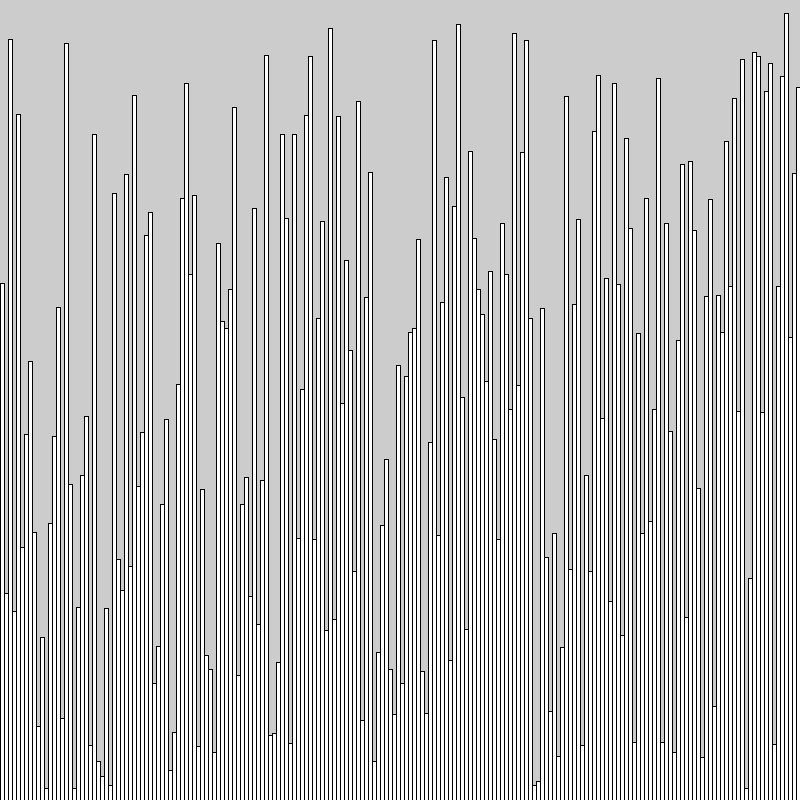
Frame 1 (no input)
Frame 60 (the mouse pressed at the canvas centre just before this capture): identical to frame 1, image omitted
Frame 120 (the mouse held since frame 60 and released just before this capture): identical to frame 1, image omitted

The Processing sketch that drew this single still picture (run headless with seeded random() and noise(); from frame 60 on, the mouse is pressed at the canvas centre):

// Processing sketch: sketch_210529a
// ── sketch_210529a.pde
int[] integerArray = new int[200];


void setup() {
  size(800, 800);
   
  for(int i = 0; i < integerArray.length; i++){
    int randomNumbers = int(random(0, height));
    rect(i*4, height-randomNumbers, 4, randomNumbers);
  }
}

void draw() {  

}
